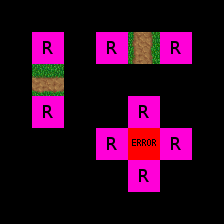

Below is a game level as drawn by its tile map, then a one-line description and the .tmx that defines it (tile-layer data replaced by summaries):
An orthogonal 7x7 tile map with 32x32 px tiles, 5 tile layers (Regions, Input_set, Output_Ground, Output_Fringe, ...), 4 tilesets.

<map version="1.0" orientation="orthogonal" width="7" height="7" tilewidth="32" tileheight="32">
 <tileset firstgid="1" name="Woodland" tilewidth="32" tileheight="32">
  <image source="../../graphics/tiles/Woodland_ground.png" width="512" height="512" />
 </tileset>
 <tileset firstgid="257" name="Collision" tilewidth="32" tileheight="32">
  <image source="../../graphics/tiles/collision.png" width="64" height="32" />
 </tileset>
 <tileset firstgid="259" name="set_rules" tilewidth="32" tileheight="32">
  <image source="../../graphics/tiles/set_rules.png" width="64" height="64" />
 </tileset>
 <tileset firstgid="263" name="set_woodland" tilewidth="32" tileheight="32">
  <image source="../../graphics/tiles/set_woodland.png" width="512" height="320" />
 </tileset>
 <layer name="Regions" width="7" height="7">
  <data>[49 cells, 11 non-empty, 1 distinct tile ids]</data>
 </layer>
 <layer name="Input_set" width="7" height="7">
  <data>[49 cells, 3 non-empty, 1 distinct tile ids]</data>
 </layer>
 <layer name="Output_Ground" width="7" height="7">
  <data>[49 cells, 3 non-empty, 2 distinct tile ids]</data>
 </layer>
 <layer name="Output_Fringe" width="7" height="7">
  <data>[49 cells, 2 non-empty, 2 distinct tile ids]</data>
 </layer>
 <layer name="Output_Error" width="7" height="7">
  <data>[49 cells, 1 non-empty, 1 distinct tile ids]</data>
 </layer>
</map>
